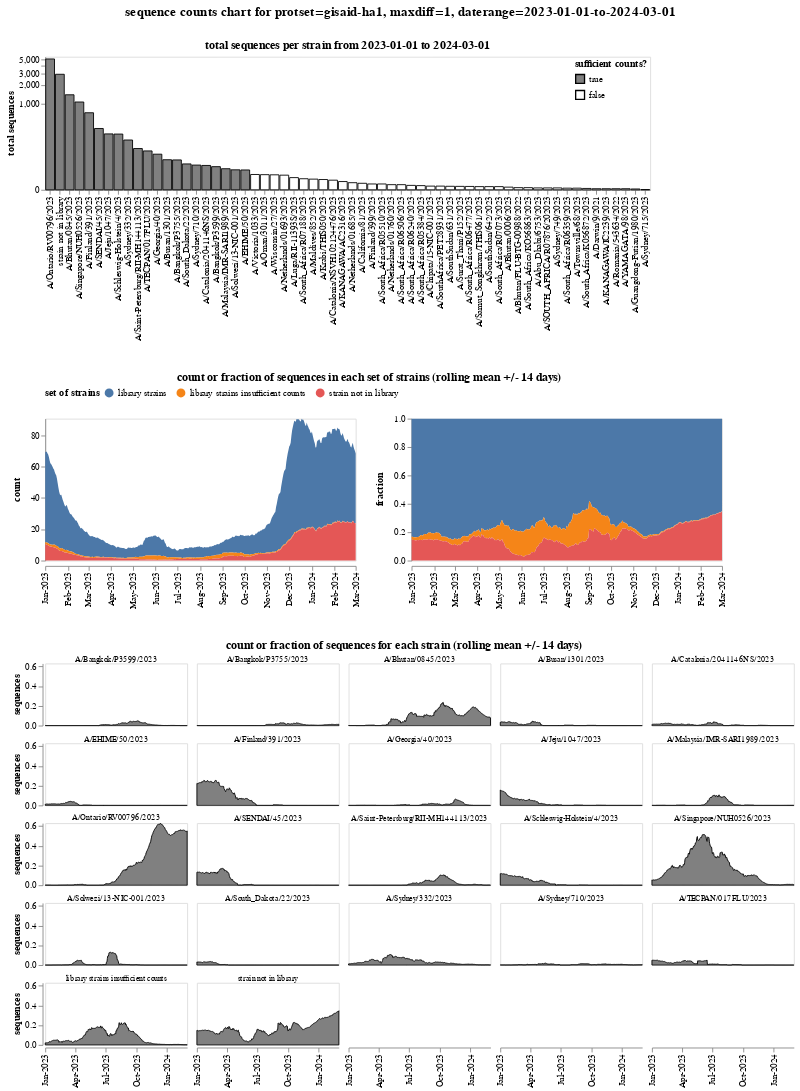

Notebook code cell kept with this figure:
### Markdown cell above
Make a merged plot:

### Code cell
counts_chart = (
    alt.vconcat(
        total_counts_chart,
        grouped_counts_by_date_chart,
        counts_by_date_chart,
        spacing=35,
    )
    .resolve_scale(fill="independent")
    .properties(
        title=alt.TitleParams(
            f"sequence counts chart for {wildcards_desc}",
            anchor="middle",
            fontSize=15,
            dy=-20,
        )
    )
)

print(f"Saving merged chart to {counts_chart_html}")
counts_chart.save(counts_chart_html)

counts_chart

### Figure 1 — Vega-Lite specification as saved in the notebook (floating-point values rounded to 4 significant figures; data arrays with more than 128 entries replaced by an {"elided": "..."} marker saying what was removed)
{"config": {"view": {"continuousWidth": 300, "continuousHeight": 300}}, "vconcat": [{"data": {"name": "data-1c6405e6a91ad4bca4485ac51d56b576"}, "mark": {"type": "bar", "stroke": "black"}, "encoding": {"fill": {"field": "sufficient_counts", "legend": {"offset": 3, "orient": "top-right"}, "scale": {"domain": [true, false], "range": ["gray", "white"]}, "title": "sufficient counts?", "type": "nominal"}, "tooltip": [{"field": "variant", "type": "nominal"}, {"field": "total_sequences", "type": "quantitative"}, {"field": "sufficient_counts", "type": "nominal"}], "x": {"field": "variant", "sort": {"field": "total_sequences", "order": "descending"}, "title": null, "type": "nominal"}, "y": {"axis": {"grid": false}, "field": "total_sequences", "scale": {"constant": 50, "type": "symlog"}, "title": "total sequences", "type": "quantitative"}}, "height": 150, "title": "total sequences per strain from 2023-01-01 to 2024-03-01", "width": {"step": 11}}, {"data": {"name": "data-85a4a98cc7f4314fdcef129a1c45bd13"}, "mark": {"type": "area"}, "encoding": {"column": {"field": "statistic", "header": {"labelFontSize": 11, "labelFontStyle": "bold", "orient": "left"}, "title": null, "type": "nominal"}, "fill": {"field": "set_of_strains", "legend": {"labelLimit": 500, "orient": "top", "titleOrient": "left"}, "title": "set of strains", "type": "nominal"}, "tooltip": [{"field": "set_of_strains", "type": "nominal"}, {"field": "date", "type": "temporal"}, {"field": "statistic", "type": "nominal"}, {"field": "count_or_fraction", "format": ".2f", "type": "quantitative"}], "x": {"axis": {"format": "%b-%Y", "grid": false, "labelAngle": -90}, "field": "date", "title": null, "type": "temporal"}, "y": {"axis": {"grid": false}, "field": "count_or_fraction", "scale": {"nice": false}, "title": null, "type": "quantitative"}}, "height": 160, "resolve": {"scale": {"y": "independent"}}, "title": {"text": "count or fraction of sequences in each set of strains (rolling mean +/- 14 days)", "anchor": "middle"}, "transform": [{"window": [{"op": "mean", "field": "sequences", "as": "count"}], "frame": [-14, 14], "groupby": ["set_of_strains"]}, {"joinaggregate": [{"op": "sum", "field": "count", "as": "total_count"}], "groupby": ["date"]}, {"calculate": "(datum.count / datum.total_count)", "as": "fraction"}, {"fold": ["count", "fraction"], "as": ["statistic", "count_or_fraction"]}], "width": 350}, {"data": {"name": "data-44e03f416d794316ecc613215bfff63a"}, "mark": {"type": "area", "fill": "gray", "stroke": "black"}, "encoding": {"facet": {"columns": 5, "field": "variant", "header": {"labelFontSize": 9, "labelPadding": 0}, "spacing": 5, "title": null, "type": "nominal"}, "tooltip": [{"field": "variant", "type": "nominal"}, {"field": "date", "type": "temporal"}, {"field": "statistic", "type": "nominal"}, {"field": "count_or_fraction", "format": ".2f", "type": "quantitative"}], "x": {"axis": {"format": "%b-%Y", "grid": false, "labelAngle": -90}, "field": "date", "title": null, "type": "temporal"}, "y": {"axis": {"grid": false}, "field": "count_or_fraction", "scale": {"nice": false}, "title": "sequences", "type": "quantitative"}}, "height": 70, "name": "view_1", "title": {"text": "count or fraction of sequences for each strain (rolling mean +/- 14 days)", "anchor": "middle"}, "transform": [{"filter": "((datum['variant'] !== 'strain not in library') || param_2)"}, {"filter": "((datum['variant'] !== 'library strains insufficient counts') || param_3)"}, {"window": [{"op": "mean", "field": "sequences", "as": "count"}], "frame": [-14, 14], "groupby": ["variant"]}, {"joinaggregate": [{"op": "sum", "field": "count", "as": "total_count"}], "groupby": ["date"]}, {"calculate": "(datum.count / datum.total_count)", "as": "fraction"}, {"fold": ["count", "fraction"], "as": ["statistic", "count_or_fraction"]}, {"filter": {"param": "param_1"}}], "width": 160}], "params": [{"name": "param_1", "select": {"type": "point", "fields": ["statistic"]}, "bind": {"input": "radio", "options": ["count", "fraction"], "name": "show count or fraction on y-axis?"}, "value": "fraction", "views": ["view_1"]}, {"name": "param_2", "bind": {"input": "radio", "options": [true, false], "name": "include strain not in library?"}, "value": true}, {"name": "param_3", "bind": {"input": "radio", "options": [true, false], "name": "include library strains insufficient counts?"}, "value": true}], "resolve": {"scale": {"fill": "independent"}}, "spacing": 35, "title": {"text": "sequence counts chart for protset=gisaid-ha1, maxdiff=1, daterange=2023-01-01-to-2024-03-01", "anchor": "middle", "dy": -20, "fontSize": 15}, "$schema": "https://vega.github.io/schema/vega-lite/v5.20.1.json", "datasets": {"data-1c6405e6a91ad4bca4485ac51d56b576": [{"variant": "A/Abu_Dhabi/6753/2023", "total_sequences": 3.5, "sufficient_counts": false}, {"variant": "A/Bangkok/P3599/2023", "total_sequences": 63.5, "sufficient_counts": true}, {"variant": "A/Bangkok/P3755/2023", "total_sequences": 94.0, "sufficient_counts": true}, {"variant": "A/Bhutan/0006/2023", "total_sequences": 5.0, "sufficient_counts": false}, {"variant": "A/Bhutan/0845/2023", "total_sequences": 1394.0, "sufficient_counts": true}, {"variant": "A/Bhutan/FLU-BTG-00988/2022", "total_sequences": 4.0, "sufficient_counts": false}, {"variant": "A/Busan/1301/2023", "total_sequences": 95.0, "sufficient_counts": true}, {"variant": "A/California/81/2023", "total_sequences": 13.0, "sufficient_counts": false}, {"variant": "A/Catalonia/2041146NS/2023", "total_sequences": 68.5, "sufficient_counts": true}, {"variant": "A/Catalonia/NSVH102124476/2023", "total_sequences": 20.33, "sufficient_counts": false}, {"variant": "A/Chipata/15-NIC-001/2023", "total_sequences": 7.0, "sufficient_counts": false}, {"variant": "A/Darwin/9/2021", "total_sequences": 2.0, "sufficient_counts": false}, {"variant": "A/EHIME/50/2023", "total_sequences": 51.0, "sufficient_counts": true}, {"variant": "A/Finland/391/2023", "total_sequences": 715.0, "sufficient_counts": true}, {"variant": "A/Finland/399/2023", "total_sequences": 11.5, "sufficient_counts": false}, {"variant": "A/Georgia/40/2023", "total_sequences": 126.5, "sufficient_counts": true}, {"variant": "A/Guangdong-Futian/1980/2023", "total_sequences": 1.5, "sufficient_counts": false}, {"variant": "A/Jeju/1047/2023", "total_sequences": 311.7, "sufficient_counts": true}, {"variant": "A/KANAGAWA/AC2316/2023", "total_sequences": 17.0, "sufficient_counts": false}, {"variant": "A/KANAGAWA/IC2239/2023", "total_sequences": 2.0, "sufficient_counts": false}, {"variant": "A/Krabi/THIS050/2023", "total_sequences": 22.0, "sufficient_counts": false}, {"variant": "A/Luga/RII-11393S/2023", "total_sequences": 27.0, "sufficient_counts": false}, {"variant": "A/Malaysia/IMR-SARI1989/2023", "total_sequences": 55.5, "sufficient_counts": true}, {"variant": "A/Maldives/852/2023", "total_sequences": 23.0, "sufficient_counts": false}, {"variant": "A/Netherlands/01685/2023", "total_sequences": 14.33, "sufficient_counts": false}, {"variant": "A/Netherlands/01693/2023", "total_sequences": 34.0, "sufficient_counts": false}, {"variant": "A/Netherlands/01760/2023", "total_sequences": 10.0, "sufficient_counts": false}, {"variant": "A/Oman/3011/2023", "total_sequences": 35.5, "sufficient_counts": false}, {"variant": "A/Ontario/RV00796/2023", "total_sequences": 5085.0, "sufficient_counts": true}, {"variant": "A/Romania/543634/2022", "total_sequences": 2.0, "sufficient_counts": false}, {"variant": "A/SENDAI/45/2023", "total_sequences": 388.2, "sufficient_counts": true}, {"variant": "A/SOUTH_AFRICA/R07876/202023", "total_sequences": 3.5, "sufficient_counts": false}, {"variant": "A/Saint-Petersburg/RII-MH144113/2023", "total_sequences": 165.7, "sufficient_counts": true}, {"variant": "A/Samut_Songkhram/THIS061/2023", "total_sequences": 6.0, "sufficient_counts": false}, {"variant": "A/Schleswig-Holstein/4/2023", "total_sequences": 309.7, "sufficient_counts": true}, {"variant": "A/Singapore/NUH0526/2023", "total_sequences": 1069.0, "sufficient_counts": true}, {"variant": "A/Solwezi/13-NIC-001/2023", "total_sequences": 51.5, "sufficient_counts": true}, {"variant": "A/SouthAfrica/PET28931/2023", "total_sequences": 7.0, "sufficient_counts": false}, {"variant": "A/SouthSudan/631/2023", "total_sequences": 6.667, "sufficient_counts": false}, {"variant": "A/SouthSudan/642/2023", "total_sequences": 6.0, "sufficient_counts": false}, {"variant": "A/South_Africa/K056872/2023", "total_sequences": 2.5, "sufficient_counts": false}, {"variant": "A/South_Africa/KO56863/2023", "total_sequences": 4.0, "sufficient_counts": false}, {"variant": "A/South_Africa/R05384/2023", "total_sequences": 8.0, "sufficient_counts": false}, {"variant": "A/South_Africa/R05510/2023", "total_sequences": 11.5, "sufficient_counts": false}, {"variant": "A/South_Africa/R06240/2023", "total_sequences": 8.5, "sufficient_counts": false}, {"variant": "A/South_Africa/R06359/2023", "total_sequences": 3.0, "sufficient_counts": false}, {"variant": "A/South_Africa/R06477/2023", "total_sequences": 6.333, "sufficient_counts": false}, {"variant": "A/South_Africa/R06506/2023", "total_sequences": 10.0, "sufficient_counts": false}, {"variant": "A/South_Africa/R07073/2023", "total_sequences": 6.0, "sufficient_counts": false}, {"variant": "A/South_Africa/R07188/2023", "total_sequences": 24.0, "sufficient_counts": false}, {"variant": "A/South_Dakota/22/2023", "total_sequences": 75.0, "sufficient_counts": true}, {"variant": "A/Surat_Thani/P152/2023", "total_sequences": 6.5, "sufficient_counts": false}, {"variant": "A/Sydney/332/2023", "total_sequences": 241.5, "sufficient_counts": true}, {"variant": "A/Sydney/710/2023", "total_sequences": 70.0, "sufficient_counts": true}, {"variant": "A/Sydney/715/2023", "total_sequences": 0.5, "sufficient_counts": false}, {"variant": "A/Sydney/749/2023", "total_sequences": 3.5, "sufficient_counts": false}, {"variant": "A/TECPAN/017FLU/2023", "total_sequences": 148.0, "sufficient_counts": true}, {"variant": "A/Townsville/68/2023", "total_sequences": 3.0, "sufficient_counts": false}, {"variant": "A/Victoria/1033/2023", "total_sequences": 36.0, "sufficient_counts": false}, {"variant": "A/Wisconsin/27/2023", "total_sequences": 35.0, "sufficient_counts": false}, {"variant": "A/YAMAGATA/98/2023", "total_sequences": 2.0, "sufficient_counts": false}, {"variant": "strain not in library", "total_sequences": 2936.0, "sufficient_counts": true}], "data-85a4a98cc7f4314fdcef129a1c45bd13": {"elided": "1275 records"}, "data-44e03f416d794316ecc613215bfff63a": {"elided": "9350 records"}}}
